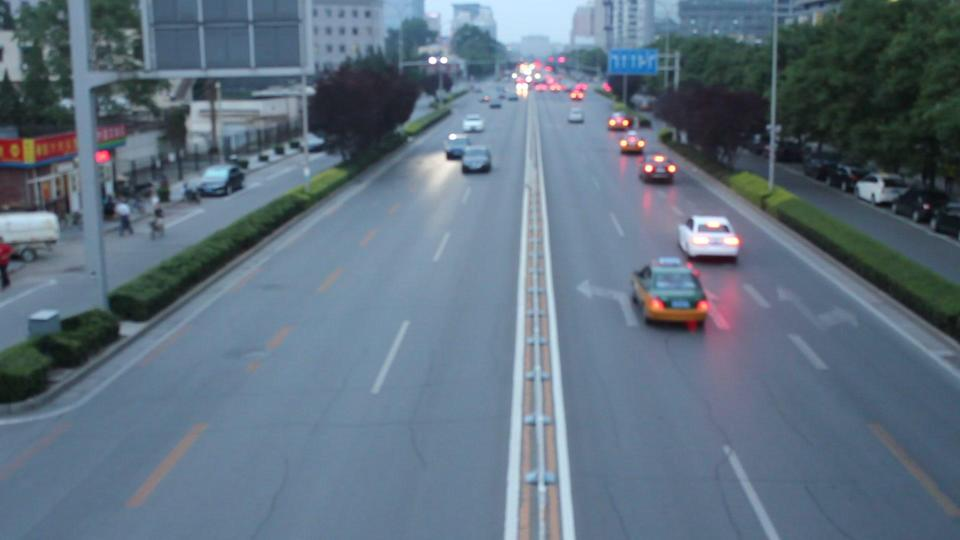
#> input picture Dataset/img00003.jpg, 960 x 540 px, given in place of MVI_39761, which was not available
$ python rparallel_he3.py
#> lines starting #> are read from the running program, lines starting #| are printed output that depends on the picture; after the words box and inside, x2 and y2 are one past the last pixel; in counts of white or black regions, pixels touching at a corner belong together; pictures that were not available may be replaced by others from this repository, and a replacement may not be noted
import cv2
import numpy as np
import psutil
import time
import os
import pandas as pd
from openpyxl import load_workbook, Workbook
import cProfile
import pstats
from concurrent.futures import ThreadPoolExecutor
import json

"""
rparallel_he3.py

Usage notes:
- Set `video` in `user_input_data.json` to either a video file path OR a directory containing
    an image sequence (e.g., a UA-DETRAC sequence folder like `DETRAC-Images/DETRAC-Images/MVI_20011`).
- The script will read consecutive frames (pairwise) and process them the same as before.
    If you want to use UA-DETRAC annotations (XML), we can add parsing and filtering in a follow-up.
"""


# Load configuration from JSON file
with open("user_input_data.json", "r") as file:
#> (reads user_input_data.json from the repository)
    config = json.load(file)

# Extract parameters
video_path = config["video"]
color_channel = config["color_channel"]
rows, cols = config["grids"]["rows"], config["grids"]["cols"]


roi1_x, roi1_y, roi1_width, roi1_height = 545, 159, 284, 140
roi2_x, roi2_y, roi2_width, roi2_height = 238, 161, 284, 140

num_rows, num_cols = rows,cols
grid_width1 = roi1_width // num_cols
grid_height1 = roi1_height // num_rows
grid_width2 = roi2_width // num_cols
grid_height2 = roi2_height // num_rows

density_values_lane1 = []
density_values_lane2 = []

frame_count = 0
start_time = time.time()

result_matrix1 = np.zeros((num_rows, num_cols), dtype=int)
result_matrix2 = np.zeros((num_rows, num_cols), dtype=int)

# Support either a video file or a directory of images (UA-DETRAC sequences)
def load_image_sequence(path):
    exts = ('.jpg', '.jpeg', '.png', '.bmp', '.tiff')
    files = [f for f in os.listdir(path) if f.lower().endswith(exts)]
    files.sort()
    return [os.path.join(path, f) for f in files]

is_image_sequence = os.path.isdir(video_path)
image_files = []
cap = None
if is_image_sequence:
    image_files = load_image_sequence(video_path)
    if len(image_files) < 2:
        raise ValueError(f"Image sequence at {video_path} must contain at least 2 images")
    first_img = cv2.imread(image_files[0])
    h, w = first_img.shape[:2]
else:
    cap = cv2.VideoCapture(video_path)
    if not cap.isOpened():
        raise ValueError(f"Cannot open video file: {video_path}")
    w = int(cap.get(cv2.CAP_PROP_FRAME_WIDTH))
    h = int(cap.get(cv2.CAP_PROP_FRAME_HEIGHT))

fourcc = cv2.VideoWriter_fourcc(*'mp4v')
out = cv2.VideoWriter('test_output1.mp4', fourcc, 20.0, (w, h))

# Create a generator to yield successive frame pairs regardless of source
def frame_pair_generator():
    if is_image_sequence:
        for i in range(len(image_files) - 1):
            f1 = cv2.imread(image_files[i])
            f2 = cv2.imread(image_files[i + 1])
            if f1 is None or f2 is None:
                continue
            yield f1, f2
    else:
        ret, f1 = cap.read()
        if not ret:
            return
        ret, f2 = cap.read()
        while ret and f1 is not None and f2 is not None:
            yield f1, f2
            f1 = f2
            ret, f2 = cap.read()

excel_file_path = 'result_matrix1.xlsx'

def append_to_excel(result_matrix):
    try:
        workbook = load_workbook(excel_file_path)
        sheet = workbook.active
    except Exception as e:
        print(f"Error loading workbook: {e}. Creating a new one.")
        workbook = Workbook()
        sheet = workbook.active

    result_df = pd.DataFrame(result_matrix)

    next_row = sheet.max_row + 2 if sheet.max_row > 1 else 1

    for row_index, row in enumerate(result_df.values):
        for col_index, value in enumerate(row):
            sheet.cell(row=next_row + row_index, column=col_index + 1, value=value)

    workbook.save(excel_file_path)

def process_channel(channel):
    blur = cv2.GaussianBlur(channel, (5, 5), 0)
    _, thresh = cv2.threshold(blur, 50, 255, cv2.THRESH_BINARY)
    dilated = cv2.dilate(thresh, None, iterations=3)
    contours, _ = cv2.findContours(dilated, cv2.RETR_TREE, cv2.CHAIN_APPROX_SIMPLE)
    return contours

def apply_histogram_equalization_single(frame, roi_x, roi_y, roi_width, roi_height):
    roi = frame[roi_y:roi_y + roi_height, roi_x:roi_x + roi_width]
    roi_equalized = cv2.equalizeHist(cv2.cvtColor(roi, cv2.COLOR_BGR2GRAY))
    frame[roi_y:roi_y + roi_height, roi_x:roi_x + roi_width] = cv2.cvtColor(roi_equalized, cv2.COLOR_GRAY2BGR)
    return frame

def apply_histogram_equalization_parallel(frame):
    with ThreadPoolExecutor() as executor:
        futures = [
            executor.submit(apply_histogram_equalization_single, frame, roi1_x, roi1_y, roi1_width, roi1_height),
            executor.submit(apply_histogram_equalization_single, frame, roi2_x, roi2_y, roi2_width, roi2_height)
        ]
        for future in futures:
            frame = future.result()
    return frame

def process_hsv(frame1, frame2, channels):
    frame1 = apply_histogram_equalization_parallel(frame1)
    frame2 = apply_histogram_equalization_parallel(frame2)

    diff = cv2.absdiff(frame1, frame2)
    hsv = cv2.cvtColor(diff, cv2.COLOR_BGR2HSV)
    channels_data = [cv2.split(hsv)[i] for i in channels]
    return channels_data

def process_grayscale(frame1, frame2):
    frame1 = apply_histogram_equalization_parallel(frame1)
    frame2 = apply_histogram_equalization_parallel(frame2)

    diff = cv2.absdiff(frame1, frame2)
    gray = cv2.cvtColor(diff, cv2.COLOR_BGR2GRAY)
    return [gray]

def process_grid_cell(args):
    roi_x, roi_y, grid_width, grid_height, frame, channels_data = args
    result = 0
    detection_flags = []
    for channel in channels_data:
        grid_channel = channel[roi_y:roi_y + grid_height, roi_x:roi_x + grid_width]
        contours = process_channel(grid_channel)
        detection_flags.append(any(cv2.contourArea(contour) >= 100 for contour in contours))
    if all(detection_flags):
        result = 1
    return result

def process_grid(roi_x, roi_y, grid_width, grid_height, result_matrix, channels_data, frame):
    with ThreadPoolExecutor() as executor:
        args = [(roi_x + col * grid_width, roi_y + row * grid_height, grid_width, grid_height, frame, channels_data)
                for row in range(num_rows) for col in range(num_cols)]
        results = executor.map(process_grid_cell, args)
        for index, result in enumerate(results):
            row = index // num_cols
            col = index % num_cols
            result_matrix[row, col] = result

user_choice = color_channel

choices = {
    'H': [0],
    'S': [1],
    'V': [2],
    'H+S': [0, 1],
    'H+V': [0, 2],
    'S+V': [1, 2],
    'H+S+V': [0, 1, 2],
    'gray': 'gray'
}

channels = choices[user_choice]

def main():
    global frame_count
    for f1, f2 in frame_pair_generator():
        frame_count += 1

        if f1.shape[:2] != f2.shape[:2]:
            # Skip mismatched frames
            continue

        if channels == 'gray':
            channels_data = process_grayscale(f1, f2)
        else:
            channels_data = process_hsv(f1, f2, channels)

        result_matrix1.fill(0)
        result_matrix2.fill(0)

        process_grid(roi1_x, roi1_y, grid_width1, grid_height1, result_matrix1, channels_data, f1)
        process_grid(roi2_x, roi2_y, grid_width2, grid_height2, result_matrix2, channels_data, f1)

        # append_to_excel(result_matrix1)

        for row in range(num_rows):
            for col in range(num_cols):
                if result_matrix1[row, col] == 0:
                    grid_x = roi1_x + col * grid_width1
                    grid_y = roi1_y + row * grid_height1
                    cv2.rectangle(f1, (grid_x, grid_y), (grid_x + grid_width1, grid_y + grid_height1), (0, 0, 255), 2)

        for row in range(num_rows):
            for col in range(num_cols):
                if result_matrix2[row, col] == 0:
                    grid_x = roi2_x + col * grid_width2
                    grid_y = roi2_y + row * grid_height2
                    cv2.rectangle(f1, (grid_x, grid_y), (grid_x + grid_width2, grid_y + grid_height2), (0, 0, 255), 2)

        for row in range(num_rows):
            for col in range(num_cols):
                if result_matrix1[row, col] == 1:
                    grid_x = roi1_x + col * grid_width1
                    grid_y = roi1_y + row * grid_height1
                    cv2.rectangle(f1, (grid_x, grid_y), (grid_x + grid_width1, grid_y + grid_height1), (0, 255, 0), 2)

        for row in range(num_rows):
            for col in range(num_cols):
                if result_matrix2[row, col] == 1:
                    grid_x = roi2_x + col * grid_width2
                    grid_y = roi2_y + row * grid_height2
                    cv2.rectangle(f1, (grid_x, grid_y), (grid_x + grid_width2, grid_y + grid_height2), (0, 255, 0), 2)

        density_lane1 = (np.sum(result_matrix1 == 1)) / (num_rows * num_cols)
        density_lane2 = (np.sum(result_matrix2 == 1)) / (num_rows * num_cols)
        density_values_lane1.append(density_lane1)
        density_values_lane2.append(density_lane2)

        if frame_count % 100 == 0:  # Print every 100 frames to reduce console output
            print("Result matrix for frame", frame_count)
            print(result_matrix1)
            print("Density Lane 1:", density_lane1)
            print("Result matrix for lane 2")
            print(result_matrix2)
            print("Density Lane 2:", density_lane2)

        cv2.putText(f1, "Frame: {}".format(frame_count), (10, 50), cv2.FONT_HERSHEY_SIMPLEX, 1, (0, 0, 255), 3)
        out.write(f1)

        # allow abort if user presses ESC while script has a window focus
        if cv2.waitKey(1) == 27:
            break

    end_time = time.time()
    execution_time = end_time - start_time
    print("Execution Time: {:.2f} seconds".format(execution_time))

    memory_usage = psutil.Process().memory_info().rss
    print("Memory Usage: {:.2f} MB".format(memory_usage / (1024 * 1024)))

    avg_density_lane1 = np.mean(density_values_lane1)
    avg_density_lane2 = np.mean(density_values_lane2)
    print("Average Density Lane 1: {:.4f}".format(avg_density_lane1))
    print("Average Density Lane 2: {:.4f}".format(avg_density_lane2))

    if cap is not None:
        try:
            cap.release()
        except Exception:
            pass
    out.release()
    cv2.destroyAllWindows()
    print("frames: "f"{frame_count}")

if __name__ == '__main__':
    profiler = cProfile.Profile()
    profiler.enable()
    main()
#> in main, `frame_count += 1`: frame_count = 1
#> in apply_histogram_equalization_single, `roi_equalized = cv2.equalizeHist(cv2.cvtColor(roi, cv2.COLOR_BGR2GRAY))`:
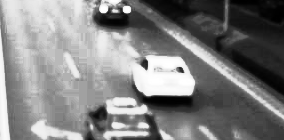
#> roi_equalized: shape (140, 284); min 0, max 255, mean 129.3
#> call 2 of apply_histogram_equalization_single, with roi_x = 238, roi_y = 161, roi_width = 284, roi_height = 140
#> in apply_histogram_equalization_single (call 2), `roi = frame[roi_y:roi_y + roi_height, roi_x:roi_x + roi_width]`:
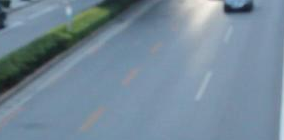
#> roi: shape (140, 284, 3); mean B, G, R 153.5, 137.4, 116.8
#> in apply_histogram_equalization_single (call 2), `roi_equalized = cv2.equalizeHist(cv2.cvtColor(roi, cv2.COLOR_BGR2GRAY))`:
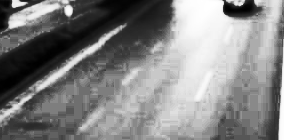
#> roi_equalized: shape (140, 284); min 0, max 255, mean 131
#> in apply_histogram_equalization_single (call 2), `frame[roi_y:roi_y + roi_height, roi_x:roi_x + roi_width] = cv2.cvtColo..`:
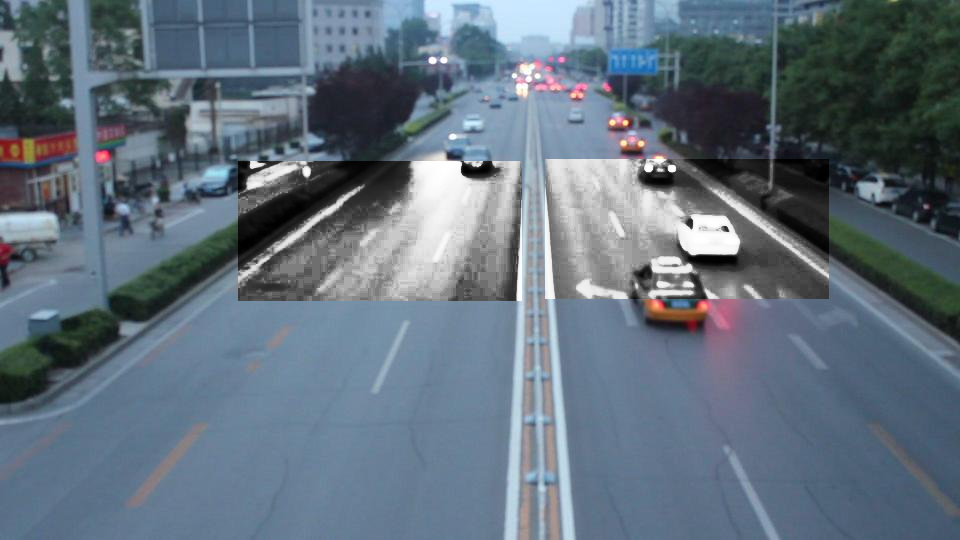
#> frame: shape (540, 960, 3); mean B, G, R 125, 112, 97.7
#> the loop in apply_histogram_equalization_parallel, `for future in futures:` made 2 passes
#> the loop in apply_histogram_equalization_parallel (call 2), `for future in futures:` made 2 passes
#> in process_hsv, `diff = cv2.absdiff(frame1, frame2)`: diff: shape (540, 960, 3); every value is 0
#> in process_hsv, `channels_data = [cv2.split(hsv)[i] for i in channels]`: channels_data = 1 item
#> in process_grid, `args = [(roi_x + col * grid_width, roi_y + row * grid_height, grid_wid..`: args = 64 items
#> the loop in process_grid, `for index, result in enumerate(results):` made 64 passes
#> (row, col) on passes 1 to 12: (0, 0), (0, 1), (0, 2), (0, 3), (0, 4), (0, 5), (0, 6), (0, 7), (1, 0), (1, 1), (1, 2), (1, 3)
#> the loop in process_grid (call 2), `for index, result in enumerate(results):` made 64 passes
#> after the loop in main, `for row in range(num_rows):`:
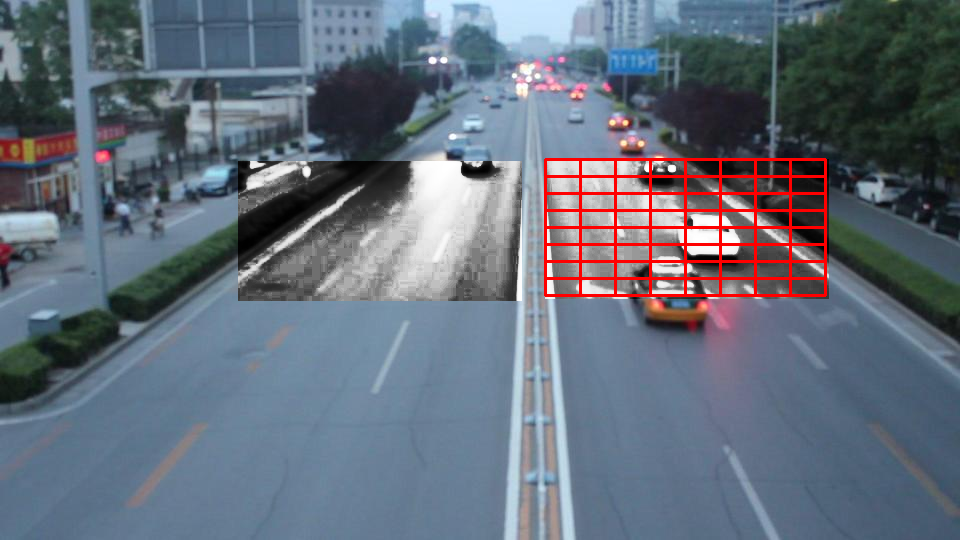
#> f1: shape (540, 960, 3); 2.06% of pixels changed, all inside (x1, y1, x2, y2) = (544, 158, 827, 297)
#> after the loop in main, `for row in range(num_rows):`:
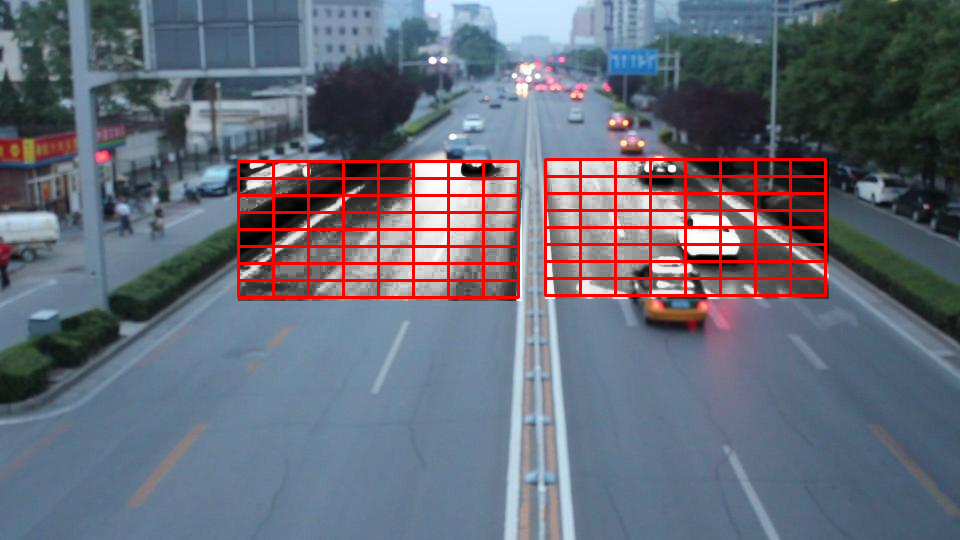
#> f1: shape (540, 960, 3); 2.06% of pixels changed, all inside (x1, y1, x2, y2) = (237, 160, 520, 299)
#> in main, `cv2.putText(f1, "Frame: {}".format(frame_count), (10, 50), cv2.FONT_HE..`:
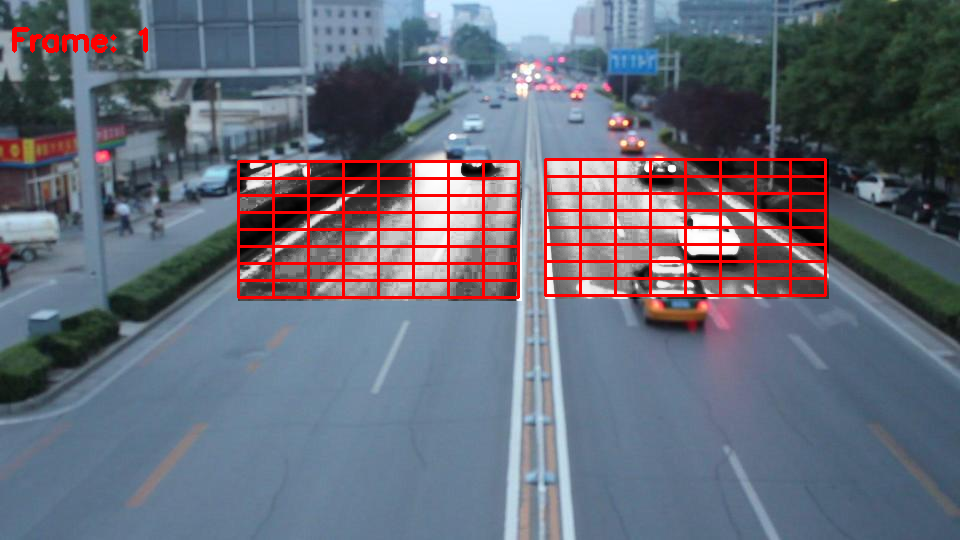
#> f1: shape (540, 960, 3); 0.25% of pixels changed, all inside (x1, y1, x2, y2) = (12, 27, 148, 53)
#> (key Esc is pressed here)
#| frames: 1
    profiler.disable()

    stats = pstats.Stats(profiler).sort_stats('cumtime')
    stats.print_stats(10)  # Print the top 10 functions by cumulative time
